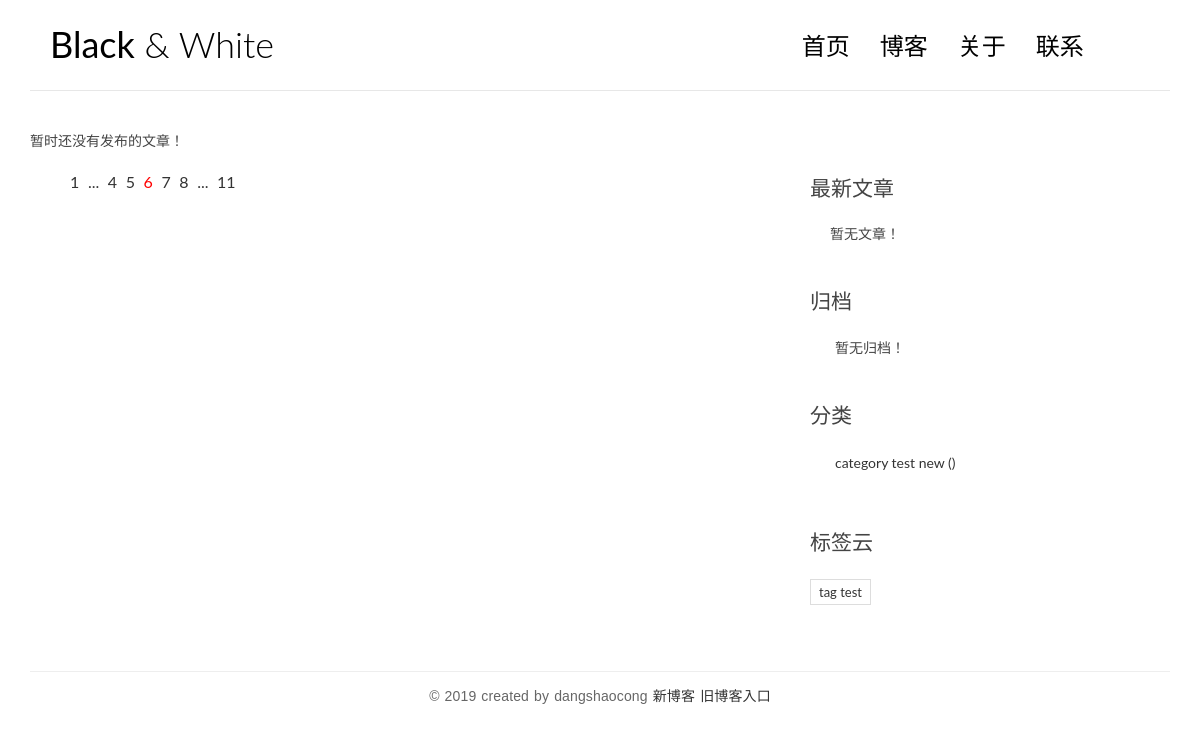
The app's page /, older data.
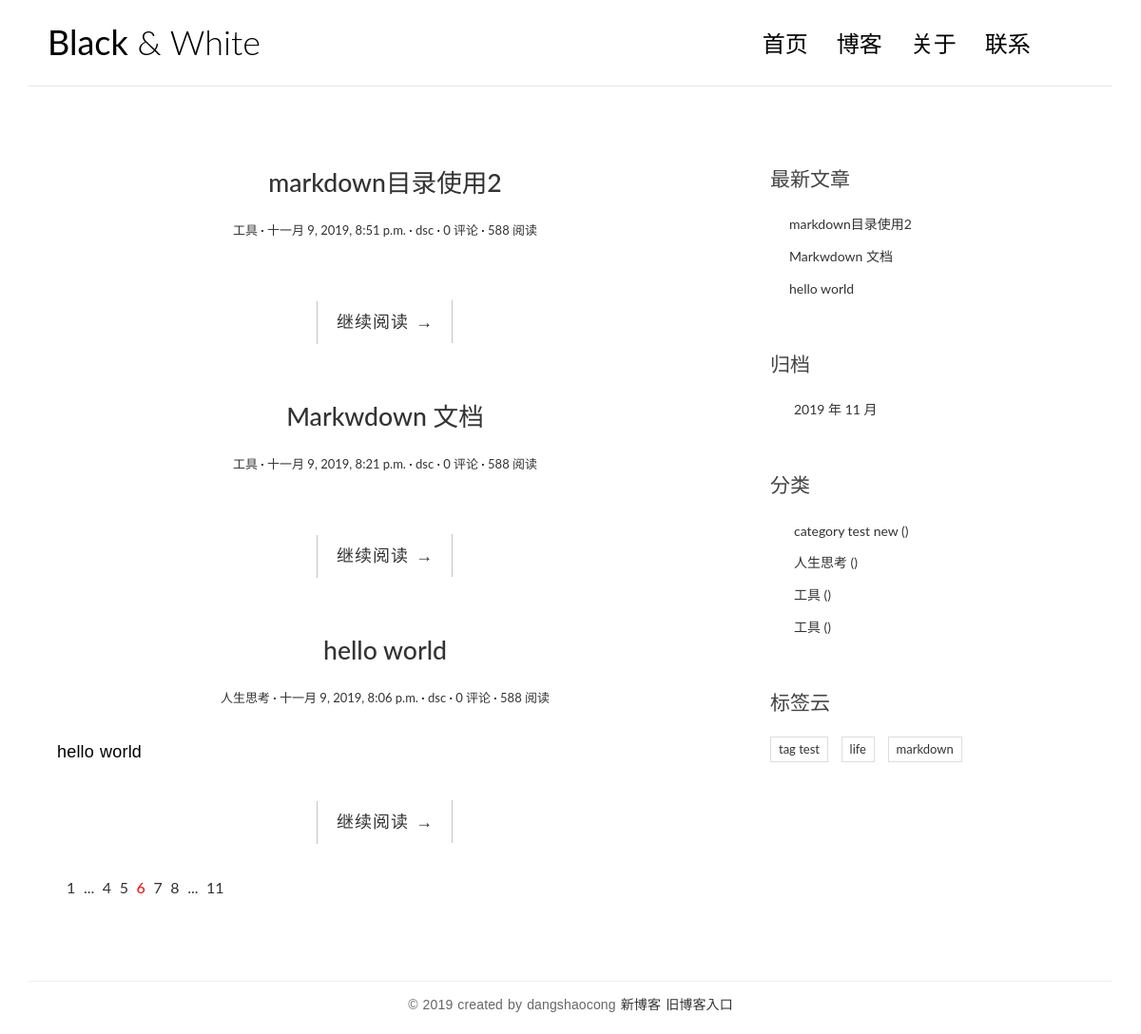
The same page, newer data.
### blog/models.py (models this page shows, shortened)
class Category(models.Model):
    name = models.CharField(max_length=100)
    class Meta:
        verbose_name = '分类'
        verbose_name_plural = verbose_name

class Tag(models.Model):
    name = models.CharField(max_length=100)
    class Meta:
        verbose_name = '标签'
        verbose_name_plural = verbose_name

class Article(models.Model):
    title = models.CharField('标题', max_length=70)
    body = models.TextField('正文')
    created_time = models.DateTimeField('创建时间', default=timezone.now)
    modified_time = models.DateTimeField('修改时间')
    excerpt = models.CharField('摘要', max_length=200, blank=True)
    category = models.ForeignKey(
        Category,
        verbose_name='分类',
        on_delete=models.CASCADE)
    tags = models.ManyToManyField(Tag, verbose_name='标签', blank=True)
    author = models.ForeignKey(
        User,
        verbose_name='作者',
        on_delete=models.CASCADE)
    class Meta:
        verbose_name = '文章'
        verbose_name_plural = verbose_name
        ordering = ['-created_time']
    def __str__(self):
        return self.title
    def get_absolute_url(self):
        return reverse('blog:detail', kwargs={'pk': self.pk})

### blog/views.py (the view)
# urls.py: path('', views.index, name='index'),
def index(request):
    post_list = Article.objects.all()
    print(post_list)
    return render(request, 'blog/index.html', context={"post_list": post_list
                                                       })

### blog/templatetags/blog_extras.py (called while the page is built)
@register.inclusion_tag('blog/inclusions/_recent_posts.html', takes_context=True)
def show_recent_posts(context, num=5):
    return {
        'recent_post_list': Article.objects.all().order_by('-created_time')[:num],
    }

@register.inclusion_tag('blog/inclusions/_archives.html', takes_context=True)
def show_archives(context):
    return {
        'date_list': Article.objects.dates('created_time','month',order='DESC'),
    }

@register.inclusion_tag('blog/inclusions/_categories.html', takes_context=True)
def show_categories(context):
    return {
        'category_list': Category.objects.all(),
    }

@register.inclusion_tag('blog/inclusions/_tags.html', takes_context=True)
def show_tags(context):
    return {
        'tag_list': Tag.objects.all(),
    }

### templates/blog/index.html
{% extends 'base.html' %}
{% block main %}
    {% for post in post_list %}
                    <article class="post post-{{ post.pk }}">
                         <header class="entry-header">
                            <h1 class="entry-title">
                                <a href="{{ post.get_absolute_url }}">{{ post.title }}</a>
                            </h1>
                            <div class="entry-meta">
                                <span class="post-category"><a href="#">{{ post.category.name }}</a></span>
                                <span class="post-date"><a href="#"><time class="entry-date"
                                                                          datetime="{{ post.created_time }}">{{ post.created_time }}</time></a></span>
                                <span class="post-author"><a href="#">{{ post.author }}</a></span>
                                <span class="comments-link"><a href="{{ post.get_absolute_url }}#comment-area">{{ post.comment_set.count }} 评论</a></span>
                                <span class="views-count"><a href="#">588 阅读</a></span>
                            </div>
                        </header>
                        <div class="entry-content clearfix">
                            <p>{{ post.excerpt }}</p>
                            <div class="read-more cl-effect-14">
                                <a href="{{ post.get_absolute_url }}" class="more-link">继续阅读 <span class="meta-nav">→</span></a>
                            </div>
                        </div>
                    </article>
                {% empty %}
                    <div class="no-post">暂时还没有发布的文章！</div>
                {% endfor %}
    <div class="pagination">
                    <ul>
                        <li><a href="">1</a></li>
                        <li><a href="">...</a></li>
                        <li><a href="">4</a></li>
                        <li><a href="">5</a></li>
                        <li class="current"><a href="">6</a></li>
                        <li><a href="">7</a></li>
                        <li><a href="">8</a></li>
                        <li><a href="">...</a></li>
                        <li><a href="">11</a></li>
                    </ul>
                </div>
{% endblock main %}

### templates/base.html (shortened to what this page needs)
{% load static %}
{% load blog_extras %}
<!DOCTYPE html>
<html>
<head>
    {% load staticfiles %}
    <link rel="stylesheet" href="http://code.ionicframework.com/ionicons/2.0.1/css/ionicons.min.css">
    <link rel="stylesheet" href="{% static 'blog/css/bootstrap.min.css' %}">
    <link rel="stylesheet" href="{% static 'blog/css/pace.css' %}">
    <link rel="stylesheet" href="{% static 'blog/css/custom.css' %}">
    <link href="https://cdn.bootcss.com/highlight.js/9.15.8/styles/github.min.css" rel="stylesheet">
</head>
<body>
<div class="container">
    <header id="site-header">
        <div class="row">
            <div class="col-md-4 col-sm-5 col-xs-8">
                <div class="logo">
                    <h1><a href="{% url 'blog:index' %}"><b>Black</b> &amp; White</a></h1>
                </div>
            </div>
            <div class="col-md-8 col-sm-7 col-xs-4">
                <nav class="main-nav" role="navigation">
                    <div class="collapse navbar-collapse" id="bs-example-navbar-collapse-1">
                        <ul class="nav navbar-nav navbar-right">
                            <li class="cl-effect-11"><a href="{% url 'blog:index' %}" data-hover="首页">首页</a></li>
                            <li class="cl-effect-11"><a href="full-width.html" data-hover="博客">博客</a></li>
                            <li class="cl-effect-11"><a href="about.html" data-hover="关于">关于</a></li>
                            <li class="cl-effect-11"><a href="contact.html" data-hover="联系">联系</a></li>
                        </ul>
                    </div>
                </nav>
            </div>
        </div>
    </header>
</div>
<div class="content-body">
    <div class="container">
        <div class="row">
            <main class="col-md-8">
                {% block main %}
                {% endblock main %}
            </main>
            <aside class="col-md-4">
                {% show_recent_posts %}
                {% show_archives %}
                {% show_categories %}
                {% show_tags %}
            </aside>
        </div>
    </div>
</div>
<footer id="site-footer">
    <div class="container">
        <div class="row">
            <div class="col-md-12">
                <p class="copyright">&copy 2019 created by dangshaocong <a href="http://dangsc.com/"
                                                        target="_blank" title="newblog">新博客 </a>
                    <a href="https://dangshaocong.github.io/" title="旧博客" target="_blank">旧博客入口</a>
                </p>
            </div>
        </div>
    </div>
</footer>
</body>
</html>

### templates/blog/inclusions/_recent_posts.html
<div class="widget widget-recent-posts">
  <h3 class="widget-title">最新文章</h3>
  <ul>
    {% for post in recent_post_list %}
      <li>
        <a href="{{ post.get_absolute_url }}">{{ post.title }}</a>
      </li>
    {% empty %}
      暂无文章！
    {% endfor %}
  </ul>
</div>

### templates/blog/inclusions/_archives.html
<div class="widget widget-archives">
  <h3 class="widget-title">归档</h3>
  <ul>
    {% for date in date_list %}
      <li>
        <a href="{% url 'blog:archive' date.year date.month %}">{{ date.year }} 年 {{ date.month }} 月</a>
      </li>
    {% empty %}
      暂无归档！
    {% endfor %}
  </ul>
</div>

### templates/blog/inclusions/_categories.html
<div class="widget widget-category">
  <h3 class="widget-title">分类</h3>
  <ul>
    {% for category in category_list %}
      <li>
        <a href="{% url 'blog:category' category.pk %}">{{ category.name }} <span class="post-count">()</span></a>
      </li>
    {% empty %}
      暂无分类！
    {% endfor %}
  </ul>
</div>

### templates/blog/inclusions/_tags.html
<div class="widget widget-tag-cloud">
  <h3 class="widget-title">标签云</h3>
  <ul>
    {% for tag in tag_list %}
      <li>
        <a href="{% url 'blog:tag' tag.pk %}">{{ tag.name }}</a>
      </li>
    {% empty %}
      暂无标签！
    {% endfor %}
  </ul>
</div>

### blog/static/blog/css/custom.css (style rules this page uses)
* { outline: none; }
h1, h2, h3, h4, h5, h6 { margin-top: 0; }
b { font-weight: 400; }
a { color: #333; }
body { color: #444; font-family: 'Lato', sans-serif; }
p { font-family: 'Ubuntu', sans-serif; font-weight: 400; word-spacing: 1px; letter-spacing: 0.01em; }
#site-header { background-color: #FFF; padding: 25px 20px; margin-bottom: 40px; border-bottom: 1px solid #e7e7e7; }
.logo h1 a { color: #000; }
.logo h1 { margin: 0; font-family: 'Lato', sans-serif; font-weight: 300; }
.main-nav { margin-top: 11px; max-width: 95%; }
.main-nav a { color: #000000 !important; padding: 0 0 5px 0 !important; margin-right: 30px; font-family: 'Lato', sans-serif; font-weight: 300; font-size: 24px; }
.cl-effect-11 a { padding: 10px 0; color: #0972b4; text-shadow: none; }
.cl-effect-11 a::before { position: absolute; top: 0; left: 0; overflow: hidden; padding: 0 0 5px 0 !important; max-width: 0; border-bottom: 1px solid #000; color: #000; content: attr(data-hover); white-space: nowrap; -webkit-transition: max-width 0.5s; -moz-transition: max-width 0.5s; transition: max-width 0.5s; }
.content-body { padding-bottom: 4em; }
.post { background: #fff; padding: 30px 30px 0; }
.entry-title { text-align: center; font-size: 1.9em; margin-bottom: 20px; line-height: 1.6; padding: 10px 20px 0; }
.entry-meta { text-align: center; color: #DDDDDD; font-size: 13px; margin-bottom: 30px; }
.entry-content { font-size: 18px; line-height: 1.9; font-weight: 300; color: #000; }
.post-category::after, .post-date::after, .post-author::after, .comments-link::after { content: ' ·'; color: #000; }
.read-more { font-family: 'Ubuntu', sans-serif; font-weight: 400; word-spacing: 1px; letter-spacing: 0.01em; text-align: center; margin-top: 20px; }
.cl-effect-14 a { padding: 0 20px; height: 45px; line-height: 45px; position: relative; display: inline-block; margin: 15px 25px; letter-spacing: 1px; font-weight: 400; text-shadow: 0 0 1px rgba(255, 255, 255, 0.3); }
.cl-effect-14 a::before, .cl-effect-14 a::after { position: absolute; width: 45px; height: 1px; background: #C3C3C3; content: ''; -webkit-transition: all 0.3s; -moz-transition: all 0.3s; transition: all 0.3s; pointer-events: none; }
.cl-effect-14 a::before { top: 0; left: 0; -webkit-transform: rotate(90deg); -moz-transform: rotate(90deg); transform: rotate(90deg); -webkit-transform-origin: 0 0; -moz-transform-origin: 0 0; transform-origin: 0 0; }
.cl-effect-14 a::after { right: 0; bottom: 0; -webkit-transform: rotate(90deg); -moz-transform: rotate(90deg); transform: rotate(90deg); -webkit-transform-origin: 100% 0; -moz-transform-origin: 100% 0; transform-origin: 100% 0; }
.widget { background: #fff; padding: 30px 0 0; }
.widget-title { font-size: 1.5em; margin-bottom: 20px; line-height: 1.6; padding: 10px 0 0; font-weight: 400; }
.widget-recent-posts ul { padding: 0; margin: 0; padding-left: 20px; }
.widget-recent-posts ul li { list-style-type: none; position: relative; line-height: 170%; margin-bottom: 10px; }
.widget-recent-posts ul li::before { content: '\f3d3'; font-family: "Ionicons"; position: absolute; left: -17px; top: 3px; font-size: 16px; color: #000; }
.widget-archives ul { padding: 0; margin: 0; padding-left: 25px; }
.widget-archives ul li { list-style-type: none; position: relative; line-height: 170%; margin-bottom: 10px; }
.widget-archives ul li::before { content: '\f3f3'; font-family: "Ionicons"; position: absolute; left: -25px; top: 1px; font-size: 16px; color: #000; }
.widget-category ul { padding: 0; margin: 0; padding-left: 25px; }
.widget-category ul li { list-style-type: none; position: relative; line-height: 170%; margin-bottom: 10px; }
.widget-category ul li::before { content: '\f3fe'; font-family: "Ionicons"; position: absolute; left: -25px; top: 1px; font-size: 18px; color: #000; }
.widget-tag-cloud ul { padding: 0; margin: 0; margin-right: -10px; }
.widget-tag-cloud ul li { list-style-type: none; font-size: 13px; display: inline-block; margin-right: 10px; margin-bottom: 10px; padding: 3px 8px; border: 1px solid #ddd; }
#site-footer { padding-top: 10px; padding: 0 0 1.5em 0; }
.copyright { text-align: center; padding-top: 1em; margin: 0; border-top: 1px solid #eee; color: #666; }
.pagination ul { list-style: none; }
.pagination ul li { display: inline-block; font-size: 16px; margin-right: 5px; }
.current a { color: red; }

Row changes from the older to the newer data that the page shows:
added Article: title "markdown目录使用2", category.name "工具", created_time "十一月 9, 2019, 8:51 p.m.", author "dsc", comment_set.count "0"
added Article: title "Markwdown 文档", category.name "工具", created_time "十一月 9, 2019, 8:21 p.m.", author "dsc", comment_set.count "0"
added Article: title "hello world", category.name "人生思考", created_time "十一月 9, 2019, 8:06 p.m.", author "dsc", comment_set.count "0", excerpt "hello world"
added Category: name "人生思考"
added Category: name "工具"
added Category: name "工具"
added Tag: name "life"
added Tag: name "markdown"
Text that changed along with them:
new list line: "2019 年 11 月"
text no longer shown: "暂时还没有发布的文章！ 暂无文章！ 暂无归档！"
